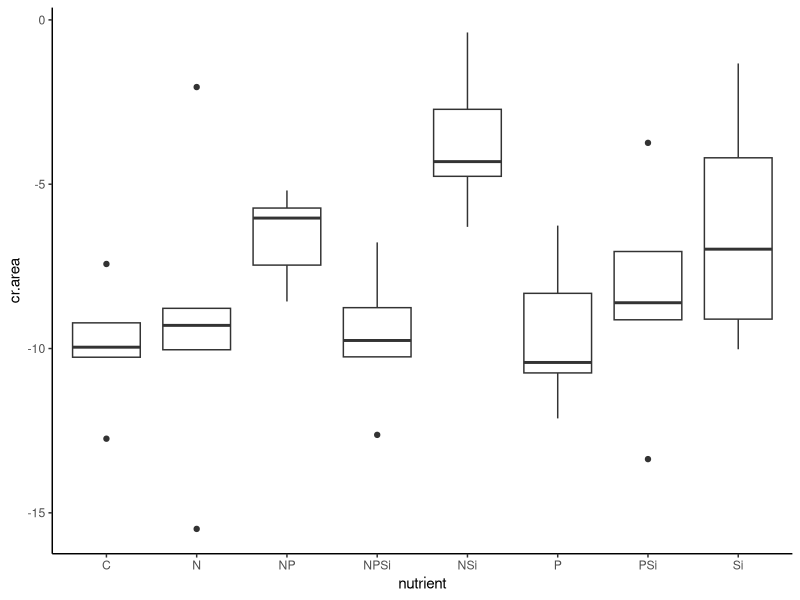
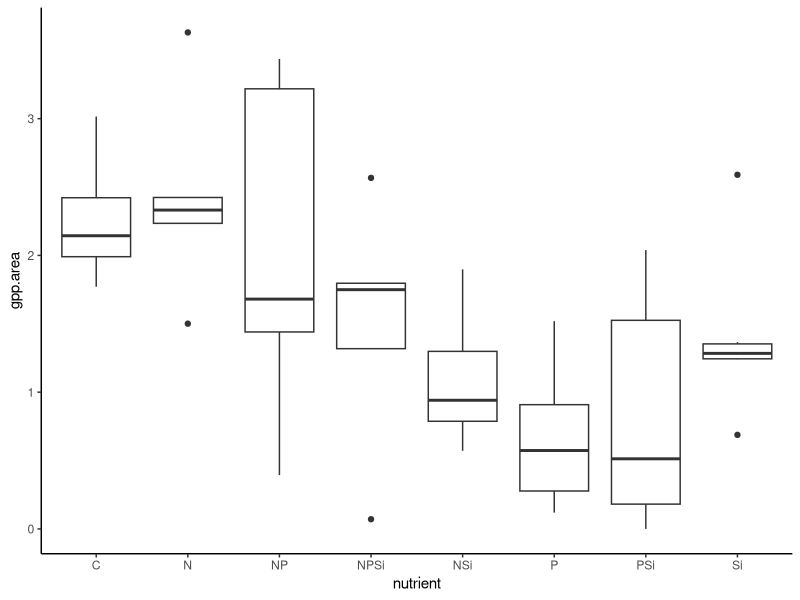
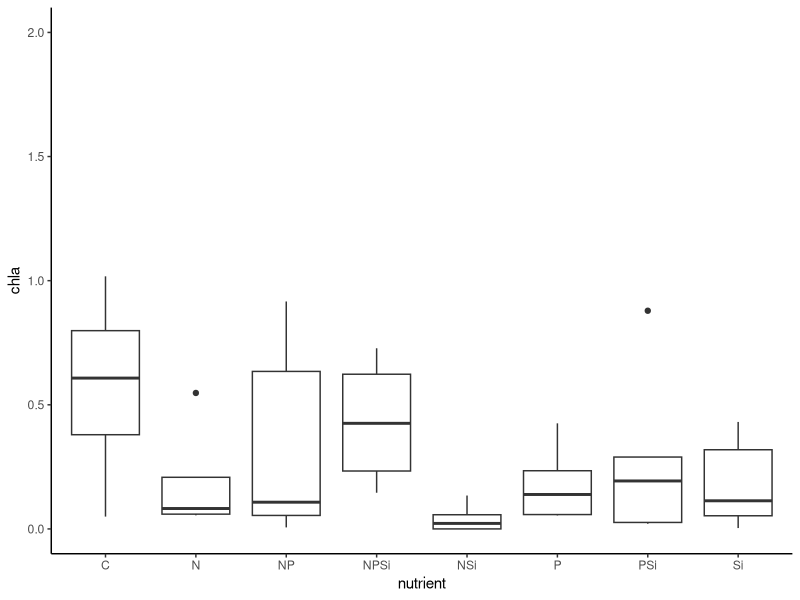
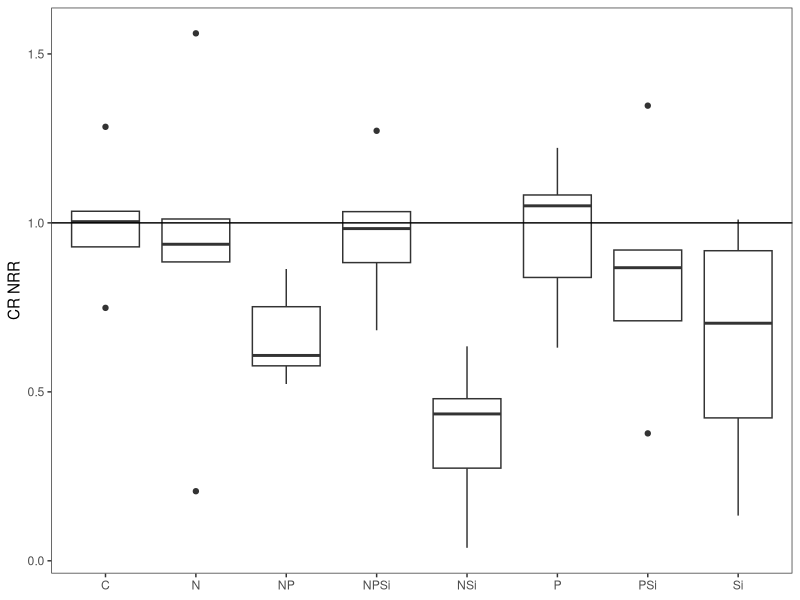
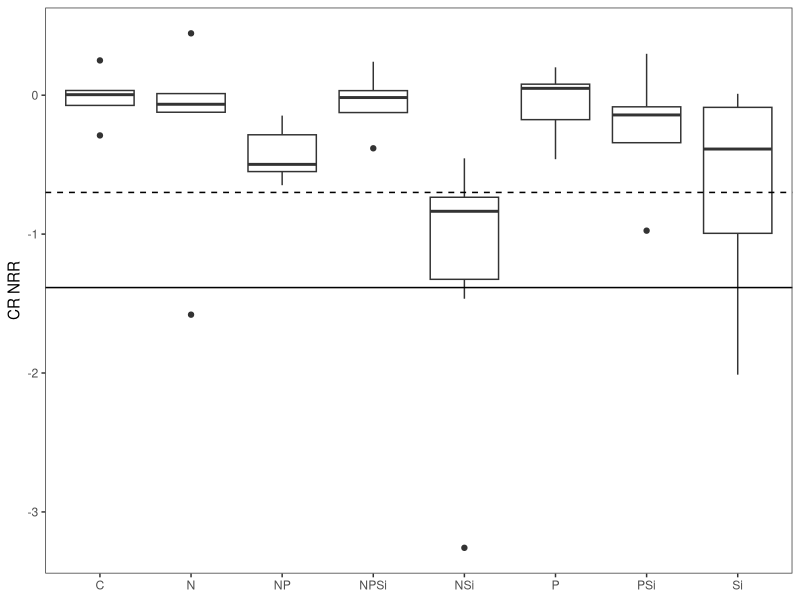
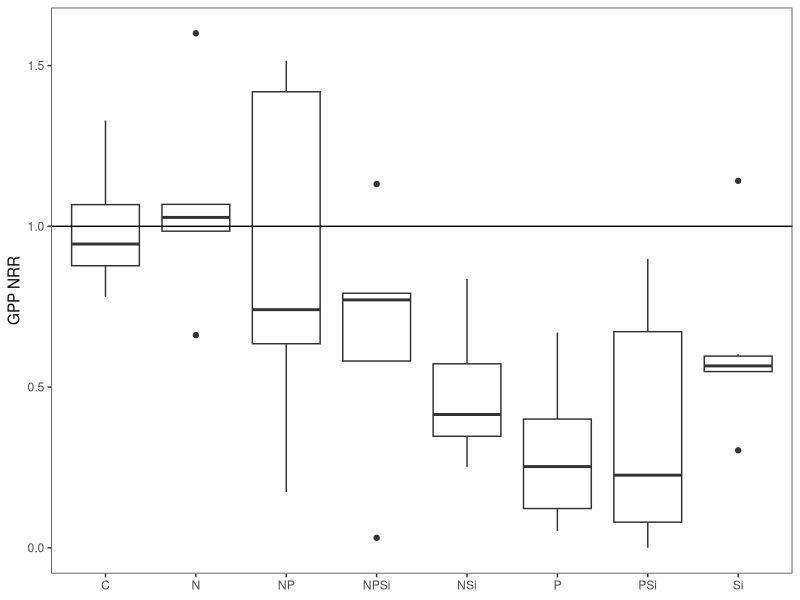
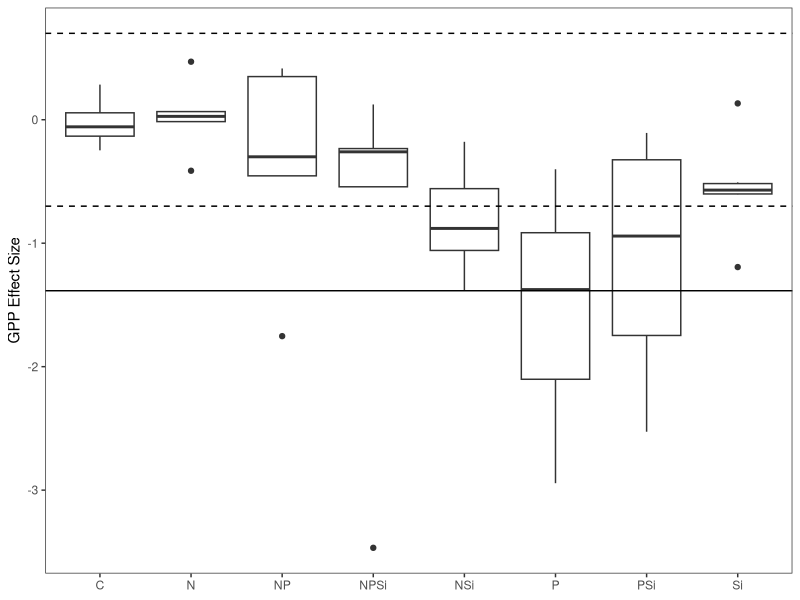
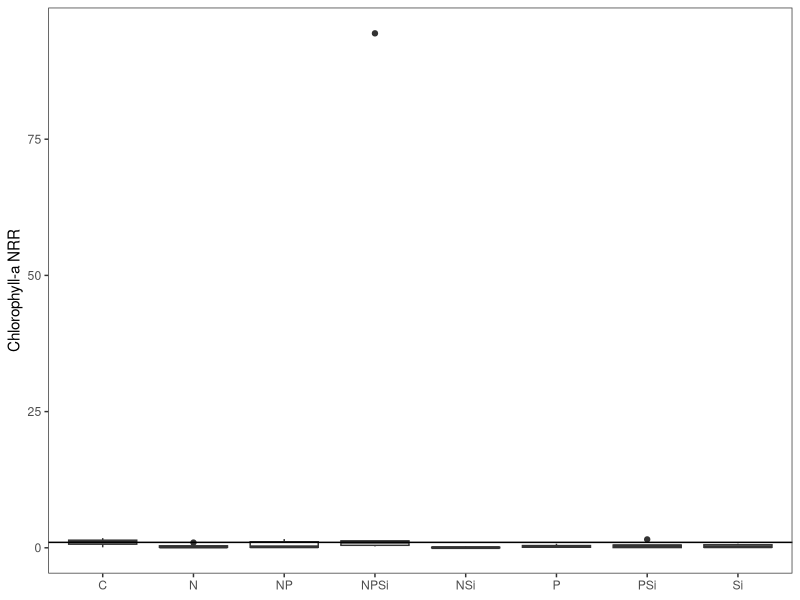

Generate these figures, in order, with R: (Note: this script raises an error after producing the figures.)
#Author:  Clay Arango
#Creation date: 10-Feb-19
#Script to analyze NDS data from Summer 2018 NDS work with S. Roley and A. Alexiades

#packages
install.packages("nlme")
install.packages("nortest")
install.packages("dplyr")
install.packages("multcomp")
install.packages("MASS")
install.packages("ggplot2")
library(nlme)
library(nortest)
library(plyr)
library(dplyr)
library(multcomp)
library(MASS)
library(ggplot2)
library(tidyr)

#Load data
reec_fall <- read.table(file="reec_fall.csv", header=T, sep=",")

#set variable
d = reec_fall

#evaluate data to make sure factors are correct
names(d)
unique(d$nutrient) #control, N, NP, NPSi, NSi, P, PSi, Si
unique(d$N) #should be 0 and 1
unique(d$P) #should be 0 and 1
unique(d$Si) #should be 0 and 1
unique(d$top) #should be "sponge" and "glass"
#if need to change, use recode function below. 
d$top<-recode(d$top, "cellulose" ="sponge")
str(d)

#convert N and P and Si values (0 or 1 for absence or presence) to factors
d$N<-as.factor(d$N)
d$P<-as.factor(d$P)
d$Si<-as.factor(d$Si)
str(d)

#subset data into gpp and cr response
d.cr = subset(d, top=="sponge", data=d)
d.gpp = subset(d, top=="glass", data=d)

#check distribution of controls and remove as needed before calculating NRR.
ggplot(d.cr, aes(x=nutrient, y=cr.area))+geom_boxplot() +theme_classic()
#ok

#calculate nrr for cr
x<-ddply(d.cr, "nutrient", summarise, ave_cr = mean(cr.area, na.rm=T)) #changed to ddply b/c allows
#to specify by column name - I had a csv file with the relevant column in a different position.
x
d.cr$cr.nrr = d.cr$cr.area/-9.922869 #divide by control ave_cr
d.cr$chla.nrr<-NA

#check distribution of controls and remove as needed before calculating NRR.
ggplot(d.gpp, aes(x=nutrient, y=gpp.area))+geom_boxplot() +theme_classic()
#probaly ok, but check AA3, AA6, X3
ggplot(d.gpp, aes(x=nutrient, y=chla))+geom_boxplot() +theme_classic()+scale_y_continuous(limits=c(0,2))
#one super-high outlier - was a copy/paste error.updated with value from NDS spreadsheet.
#also check CC3

#calculate nrr for gpp and chla
x<- ddply(d.gpp, "nutrient", summarise, ave_gpp = mean(gpp.area, na.rm=T), ave_chla = mean(chla, na.rm=T)) 
x
d.gpp$gpp.nrr = d.gpp$gpp.area/2.2686372 #divide by control ave_gpp
d.gpp$chla.nrr = d.gpp$chla/0.5705330 #divide by control ave_chla

#combine files and export
d.nrr<-rbind(d.cr, d.gpp)
d.nrr$site_date<-"reec_fall"

d.nrr$gpp.es<-log(d.nrr$gpp.nrr)
d.nrr$cr.es<-log(d.nrr$cr.nrr)
d.nrr$chla.es<-log(d.nrr$chla.nrr)
write.table(d.nrr, "reec_fall_nrr.csv", sep=",", quote=F, row.names =F)


###############
#plots of NRR and effect size
##############
ggplot(data=d.cr, aes(x=nutrient, y=cr.nrr))+geom_boxplot()+theme_bw()+
  ylab("CR NRR")+geom_abline(slope = 0, intercept = 1)+
  theme(axis.title.x=element_blank(), panel.grid.minor=element_blank(), panel.grid.major=element_blank())
#inhibition

ggplot(data=subset(d.nrr, (top=="sponge")), aes(x=nutrient, y=cr.es))+geom_boxplot()+theme_bw()+
  ylab("CR NRR")+geom_hline(yintercept = -1.385, lty="solid")+ geom_hline(yintercept = -0.7, lty="dashed")+
  theme(axis.title.x=element_blank(), panel.grid.minor=element_blank(), panel.grid.major=element_blank())

ggplot(data=subset(d.gpp, !(nutrient=="control")), aes(x=nutrient, y=gpp.nrr))+geom_boxplot()+theme_bw()+
  ylab("GPP NRR")+geom_abline(slope = 0, intercept = 1)+
  theme(axis.title.x=element_blank(), panel.grid.minor=element_blank(), panel.grid.major=element_blank())
#inhibition

ggplot(data=subset(d.nrr, (top=="glass")), aes(x=nutrient, y=gpp.es))+geom_boxplot()+theme_bw()+
  ylab("GPP Effect Size")+geom_hline(yintercept = -1.385, lty="solid")+ 
  geom_hline(yintercept = -0.7, lty="dashed")+geom_hline(yintercept = 0.7, lty="dashed")+
  theme(axis.title.x=element_blank(), panel.grid.minor=element_blank(), panel.grid.major=element_blank())

ggplot(data=d.gpp, aes(x=nutrient, y=chla.nrr))+geom_boxplot()+theme_bw()+
  ylab("Chlorophyll-a NRR")+geom_abline(slope = 0, intercept = 1)+
  theme(axis.title.x=element_blank(), panel.grid.minor=element_blank(), panel.grid.major=element_blank())
#inhibition

ggplot(data=subset(d.nrr, (top=="glass")), aes(x=nutrient, y=chla.es))+geom_boxplot()+theme_bw()+
  ylab("Chla Effect Size")+geom_hline(yintercept = -1.385, lty="solid")+ 
  geom_hline(yintercept = -0.7, lty="dashed")+geom_hline(yintercept = 0.7, lty="dashed")+
  theme(axis.title.x=element_blank(), panel.grid.minor=element_blank(), panel.grid.major=element_blank())


##########
#NRR Summary Files
#########

GPP_sum<-ddply(d.gpp, "nutrient", summarise, ave_nrr.gpp=mean(gpp.nrr, na.rm=T), sd_nrr.gpp=sd(gpp.nrr, na.rm=T), 
               se_nrr.gpp =(sd(gpp.nrr)/sqrt(sum(!is.na(gpp.nrr)))), 
               ci95_nrr.gpp = (1.96*(sd(gpp.nrr)/sqrt(sum(!is.na(gpp.nrr))))),
               ave_nrr.chla=mean(chla.nrr, na.rm=T), sd_nrr.chla=sd(chla.nrr, na.rm=T), 
               se_nrr.chla =(sd(chla.nrr)/sqrt(sum(!is.na(chla.nrr)))), 
               ci95_nrr.chla = (1.96*(sd(chla.nrr)/sqrt(sum(!is.na(chla.nrr))))))
CR_sum<-ddply(d.cr, "nutrient", summarise, ave_nrr.cr=mean(cr.nrr, na.rm=T), sd_nrr.cr=sd(cr.nrr, na.rm=T), 
              se_nrr.cr =(sd(cr.nrr)/sqrt(sum(!is.na(cr.nrr)))), 
              ci95_nrr.cr = (1.96*(sd(cr.nrr)/sqrt(sum(!is.na(cr.nrr))))))

#now combine into one and export
d.sum<-merge(GPP_sum, CR_sum, by="nutrient")
d.sum$site_date<-"reec_fall"
write.table(d.sum, "reec_fall_summ.csv",  sep=",", quote=F, row.names =F)


############################################################
#analyze RESPIRATION data
############################################################

M1<-gls(cr.area~N*P*Si, data=d.cr, na.action=na.omit)
E1<-residuals(M1)
qqnorm(E1)
qqline(E1)
ad.test(E1)
   #residuals are normally distributed p = 0.304
hist(E1)  
plot(M1)

plot(filter(d.cr, !is.na(cr.area)) %>% dplyr::select(nutrient), 
     E1, xlab="nutrient", ylab="Residuals")
bartlett.test(cr.area~nutrient, data=d.cr)
   #variance test is ok

anova(M1) #co-inhibited by P and Si
#N               1   2.88396  0.0992
#P               1   2.06316  0.1606
#Si              1   4.02815  0.0533
#N:P             1   0.35027  0.5581
#N:Si            1   0.27318  0.6048
#P:Si            1   9.11409  0.0049
#N:P:Si          1   2.66291  0.1125

##########################################################
#do multiple 2 way ANOVAs to improve our ability to interpret
##########################################################
#N and P
xx = na.omit(subset(d.cr, select = c(N,P,cr.area)))
interaction.plot(xx$N, xx$P, xx$cr.area*-1)

#N and Si
xx = na.omit(subset(d.cr, select = c(N,Si,cr.area)))
interaction.plot(xx$N, xx$Si, xx$cr.area*-1)

#P and Si
xx = na.omit(subset(d.cr, select = c(P,Si,cr.area)))
interaction.plot(xx$P, xx$Si, xx$cr.area*-1)
##########################################################
##########################################################

x <- group_by(d.cr, nutrient) %>%  # Grouping function causes subsequent functions to aggregate by season and reach
  summarize(cr.mean = abs(mean(cr.area, na.rm = TRUE)), # na.rm = TRUE to remove missing values
            cr.sd=abs(sd(cr.area, na.rm = TRUE)),  # na.rm = TRUE to remove missing values
            n = sum(!is.na(cr.area)), # of observations, excluding NAs. 
            cr.se=cr.sd/sqrt(n))

ggplot(data=x, aes(x=nutrient, y=cr.mean)) + 
  geom_bar(stat="identity", position=position_dodge(), color = "black") + 
  geom_errorbar(aes(ymin=cr.mean, ymax=cr.mean+cr.se), width=0.2, 
                position=position_dodge(0.9)) + 
  xlab("Nutrient") +
  ylab(expression(Respiration~(ug~O[2]~m^{-2}~h^{-1}))) +
  ylim(0,20) +
  labs(fill="Light") +
  theme_bw() +
  theme(panel.grid.major=element_blank(),
        panel.grid.minor=element_blank(),
        legend.title=element_text(size=6),
        legend.key=element_blank(), 
        legend.position=c(0.5,0.95), 
        legend.text=element_text(size=8), 
        legend.background=element_blank(), 
        legend.direction="horizontal", 
        legend.key.size=unit(0.3, "cm"), 
        axis.title.y=element_text(size=8), 
        axis.title.x=element_text(size=8), 
        axis.text.x=element_text(size=8))

#ggsave('output/figures/Ring_fall.tiff',
#       units="in",
#       width=3.25,
#       height=3.25,
#       dpi=1200,
#       compression="lzw")

############################################################
#analyze the PRODUCTION data
############################################################

M1<-gls(gpp.area~N*P*Si, data=d.gpp, na.action=na.omit) 
E1<-residuals(M1)
qqnorm(E1)
qqline(E1)
ad.test(E1)
   #residuals ok

hist(E1, xlab="residuals", main="")
plot(M1)

plot(filter(d.gpp, !is.na(gpp.area)) %>% dplyr::select(nutrient), 
     E1, xlab="nutrient", ylab="Residuals")
bartlett.test(gpp.area~nutrient, data=d.gpp)
   #OK

anova(M1)
  

############################################################
#analyze the CHL-A biomass on disks
#########################################################

M1<-gls(log(chla)~N*P*Si, data=d.gpp, na.action=na.omit)
E1<-residuals(M1)
qqnorm(E1)
qqline(E1)
ad.test(E1)
  #residuals ok p = 0.3355
hist(E1)
plot(M1)#some increase in variance

plot(filter(d.gpp, !is.na(chla)) %>% dplyr::select(nutrient), 
     E1, xlab="nutrient", ylab="Residuals")
bartlett.test(log(chla)~nutrient, data=d.gpp)
#variance not quite ok, p = 0.03 
#logging results in p = 0.5871

anova(M1)
#N               1   0.18067  0.6736
#P               1   1.36197  0.2518
#Si              1   1.08709  0.3049
#N:P             1   4.65056  0.0387
#N:Si            1   0.47887  0.4939
#P:Si            1   4.48820  0.0420
#N:P:Si          1   0.72059  0.4023
#N and P


M1<-gls(chla~N*P*Si, data=d.gpp, na.action=na.omit)
E1<-residuals(M1)
qqnorm(E1)
qqline(E1)
ad.test(E1)
#residuals look good (p=0.1124)
hist(E1)
plot(M1)

bartlett.test(chla~nutrient, data=d.gpp)
#data look bad p=0.03039

#log transformation
d.gpp$l.chla = log10(d.gpp$chla+1)

M2<-gls(l.chla~N*P*Si, data=d.gpp, na.action=na.omit) 
E2<-residuals(M2)
qqnorm(E2)
qqline(E2)
ad.test(E2)
#residuals are not normal, p=0.2517

hist(E2, xlab="residuals", main="")
plot(M2)

plot(filter(d.gpp, !is.na(gpp.area)) %>% dplyr::select(nutrient), 
     E1, xlab="nutrient", ylab="Residuals")
bartlett.test(l.chla~nutrient, data=d.gpp)
#data look good p=0.1068

anova(M2)

##########################################################
#do multiple 2 way ANOVAs to improve our ability to interpret
##########################################################
#N and P  P offsets negative effects of N alone and P alone
xx = na.omit(subset(d.gpp, select = c(N,P,chla)))
interaction.plot(xx$N, xx$P, xx$chla)

#N and Si
#remove NA for plotting
xx = na.omit(subset(d.gpp, select = c(N,Si,chla)))
interaction.plot(xx$N, xx$Si, xx$chla)

#P and Si
xx = na.omit(subset(d.gpp, select = c(P,Si,chla)))
interaction.plot(xx$P, xx$Si, xx$chla)
